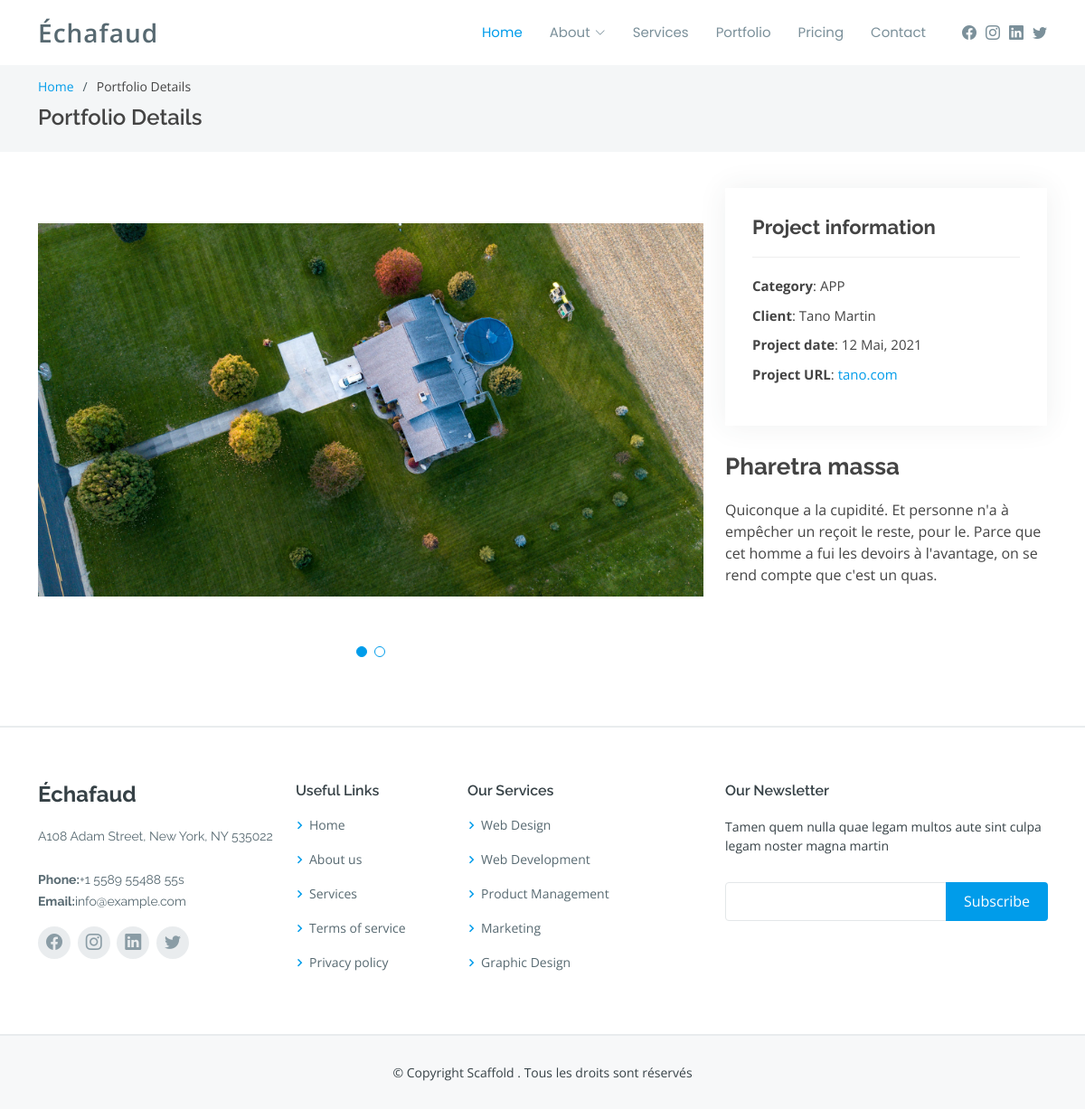
/details/4/, run on the app's committed database.
### website/models.py (models this page shows, shortened)
class Website(models.Model):
    name_site = models.CharField(max_length=255)
    description_service = models.TextField()
    description_portfolio = models.TextField()
    call_action = models.TextField()
    description_testimonial = models.TextField()
    description_team = models.TextField()
    description_client = models.TextField()
    description_pricing = models.TextField()
    description_newletter = models.TextField()
    location = models.CharField(max_length=255)
    email = models.EmailField()
    contact = models.CharField(max_length=255)
    maps = models.TextField()
    copyrights = models.CharField(max_length=255)
    date_add = models.DateTimeField(auto_now_add=True)
    date_update = models.DateTimeField(auto_now=True)
    status = models.BooleanField(default=True)
    class Meta():
        verbose_name = 'Website'
        verbose_name_plural = 'Websites'

class SocialIcon(models.Model):
    name = models.CharField(max_length=255)
    link = models.CharField(max_length=255)
    icon = models.CharField(max_length=255)
    date_add = models.DateTimeField(auto_now_add=True)
    date_update = models.DateTimeField(auto_now=True)
    status = models.BooleanField(default=True)
    class Meta():
        verbose_name = 'SocialIcon'
        verbose_name_plural = 'SocialIcons'

### portfolio/models.py (models this page shows, shortened)
class PictureProject(models.Model):
    picture = models.FileField(upload_to='PictureProject_file')
    projet = models.ForeignKey("portfolio.Project", related_name='project_pictures', on_delete=models.CASCADE, null=True, blank=True)
    date_add = models.DateTimeField(auto_now_add=True)
    date_update = models.DateTimeField(auto_now=True)
    status = models.BooleanField(default=True)
    class Meta():
        verbose_name = 'PictureProject'
        verbose_name_plural = 'PictureProjects'

class Project(models.Model):
    name = models.CharField(max_length=255)
    title = models.CharField(max_length=255)
    description = models.TextField()
    client = models.CharField(max_length=255)
    date_project = models.DateField()
    url_project = models.CharField(max_length=255)
    categorie = models.ForeignKey("portfolio.Category", related_name='cate_projects', on_delete=models.CASCADE, null=True, blank=True)
    date_add = models.DateTimeField(auto_now_add=True)
    date_update = models.DateTimeField(auto_now=True)
    status = models.BooleanField(default=True)
    class Meta():
        verbose_name = 'Project'
        verbose_name_plural = 'Projects'

class Category(models.Model):
    name = models.CharField(max_length=255)
    date_add = models.DateTimeField(auto_now_add=True)
    date_update = models.DateTimeField(auto_now=True)
    status = models.BooleanField(default=True)
    class Meta():
        verbose_name = 'Category'
        verbose_name_plural = 'Categorys'

### website/views.py (the view)
# urls.py: path('details/<int:id>/', views.portfolio, name="detail"),
def portfolio(request, id):
    website = models.Website.objects.filter(status=True).first()
    projet = models_portfolio.Project.objects.get(id=id)
    return render(request, "portfolio-details.html", locals())

### scafflod/context_processors.py (called while the page is built)
def my_data(request):
    sociaux = models.SocialIcon.objects.filter(status=True)
    return locals()

### templates/portfolio-details.html (shortened to what this page needs)
{% extends 'base/base.html' %}
{% load static %}
{% block content %}
  <main id="main">
    <section id="breadcrumbs" class="breadcrumbs">
      <div class="container">
        <ol>
          <li><a href="{% url 'index' %}">Home</a></li>
          <li>Portfolio Details</li>
        </ol>
        <h2>Portfolio Details</h2>
      </div>
    </section>
    <section id="portfolio-details" class="portfolio-details">
      <div class="container">
        <div class="row gy-4">
          <div class="col-lg-8">
            <div class="portfolio-details-slider swiper-container">
              <div class="swiper-wrapper align-items-center">
                {% for image in projet.project_pictures.all %}
                  <div class="swiper-slide">
                    <img src="{{image.picture.url}}" alt="">
                  </div>
                {% endfor %}
              </div>
              <div class="swiper-pagination"></div>
            </div>
          </div>
          <div class="col-lg-4">
            <div class="portfolio-info">
              <h3>Project information</h3>
              <ul>
                <li><strong>Category</strong>: {{ projet.categorie.name }}</li>
                <li><strong>Client</strong>: {{ projet.client}}</li>
                <li><strong>Project date</strong>: {{ projet.date_project|date:'d F, Y'|title }}</li>
                <li><strong>Project URL</strong>: <a href="#">{{ projet.url_project }}</a></li>
              </ul>
            </div>
            <div class="portfolio-description">
              <h2>{{ projet.title}}</h2>
              <p>{{ projet.description}}</p>
            </div>
          </div>
        </div>
      </div>
    </section>
  </main>
{% endblock content %}

### templates/base/base.html (shortened to what this page needs)
{% load static %}
<!DOCTYPE html>
<html lang="en">
<head>
  <link href="{% static 'assets/vendor/aos/aos.css' %}" rel="stylesheet">
  <link href="{% static 'assets/vendor/bootstrap/css/bootstrap.min.css' %}" rel="stylesheet">
  <link href="{% static 'assets/vendor/bootstrap-icons/bootstrap-icons.css' %}" rel="stylesheet">
  <link href="{% static 'assets/vendor/boxicons/css/boxicons.min.css' %}" rel="stylesheet">
  <link href="{% static 'assets/vendor/glightbox/css/glightbox.min.css' %}" rel="stylesheet">
  <link href="{% static 'assets/vendor/swiper/swiper-bundle.min.css' %}" rel="stylesheet">
  <link href="{% static 'assets/css/style.css' %}" rel="stylesheet">
</head>
<body>
  <header id="header" class="fixed-top d-flex align-items-center">
    <div class="container d-flex align-items-center">
      <div class="logo me-auto">
        <h1><a href="{% url 'index' %}">{{ website.name_site }}</a></h1>
      </div>
      <nav id="navbar" class="navbar order-last order-lg-0">
        <ul>
          <li><a class="nav-link scrollto active" href="{% url 'index' %}">Home</a></li>
          <li class="dropdown"><a href="#"><span>About</span> <i class="bi bi-chevron-down"></i></a>
          </li>
          <li><a class="nav-link scrollto" href="{% url 'index' %}#services">Services</a></li>
          <li><a class="nav-link scrollto " href="{% url 'index' %}#portfolio">Portfolio</a></li>
          <li><a class="nav-link scrollto" href="{% url 'index' %}#pricing">Pricing</a></li>
          <li><a class="nav-link scrollto" href="{% url 'index' %}#contact">Contact</a></li>
        </ul>
      </nav>
      <div class="header-social-links d-flex align-items-center">
      {% for social in sociaux %}
          <a href="{{ social.lien }}" class="twitter"><i class="{{ social.icon }}"></i></a>
      {% endfor %}
      </div>
    </div>
  </header>
  {% block content %}
  {% endblock content %}
  <footer id="footer">
    <div class="footer-top">
      <div class="container">
        <div class="row">
          <div class="col-lg-3 col-md-6">
            <div class="footer-info">
                <h3>{{ website.name_site }}</h3>
                <p>
                  {{ website.location }}<br><br>
                  <strong>Phone:</strong>{{ website.contact }}<br>
                  <strong>Email:</strong>{{ website.email }}<br>
                </p>
              <div class="social-links mt-3">
                {% for social in sociaux %}
                  <a href="{{ social.lien }}" class="twitter"><i class="{{ social.icon }}"></i></a>
                {% endfor %}
              </div>
            </div>
          </div>
          <div class="col-lg-2 col-md-6 footer-links">
            <h4>Useful Links</h4>
            <ul>
              <li><i class="bx bx-chevron-right"></i> <a href="{% url 'index' %}">Home</a></li>
              <li><i class="bx bx-chevron-right"></i> <a href="{% url 'index' %}#about">About us</a></li>
              <li><i class="bx bx-chevron-right"></i> <a href="{% url 'index' %}#service">Services</a></li>
              <li><i class="bx bx-chevron-right"></i> <a href="{% url 'index' %}#team">Terms of service</a></li>
              <li><i class="bx bx-chevron-right"></i> <a href="#">Privacy policy</a></li>
            </ul>
          </div>
          <div class="col-lg-3 col-md-6 footer-links">
            <h4>Our Services</h4>
            <ul>
              <li><i class="bx bx-chevron-right"></i> <a href="#">Web Design</a></li>
              <li><i class="bx bx-chevron-right"></i> <a href="#">Web Development</a></li>
              <li><i class="bx bx-chevron-right"></i> <a href="#">Product Management</a></li>
              <li><i class="bx bx-chevron-right"></i> <a href="#">Marketing</a></li>
              <li><i class="bx bx-chevron-right"></i> <a href="#">Graphic Design</a></li>
            </ul>
          </div>
          <div class="col-lg-4 col-md-6 footer-newsletter">
            <h4>Our Newsletter</h4>
            <p>{{ website.description_newletter }}</p>
            <form action="#" method="POST" id="form">
              <input type="email" name="email" v-model="email"><input type="submit" @click.prevent="registersEmail" value="Subscribe">
            </form>
          </div>
        </div>
      </div>
    </div>
    <div class="container">
      <div class="copyright">{{ website.copyrights }}</div>
    </div>
  </footer>
</body>
</html>

### data on the page
Website: name_site "Échafaud", location "A108 Adam Street, New York, NY 535022", contact "+1 5589 55488 55s", email "info@example.com", description_newletter "Tamen quem nulla quae legam multos aute sint culpa legam noster magna martin", copyrights "© Copyright Scaffold . Tous les droits sont réservés"
PictureProject: picture (picture)
Project: categorie.name "APP", client "Tano Martin", date_project "12 Mai, 2021", url_project "tano.com", title "Pharetra massa", description "Quiconque a la cupidité. Et personne n'a à empêcher un reçoit le reste, pour le. Parce que cet homme a fui les devoirs à l'avantage, on se rend compte que c'est un quas."
